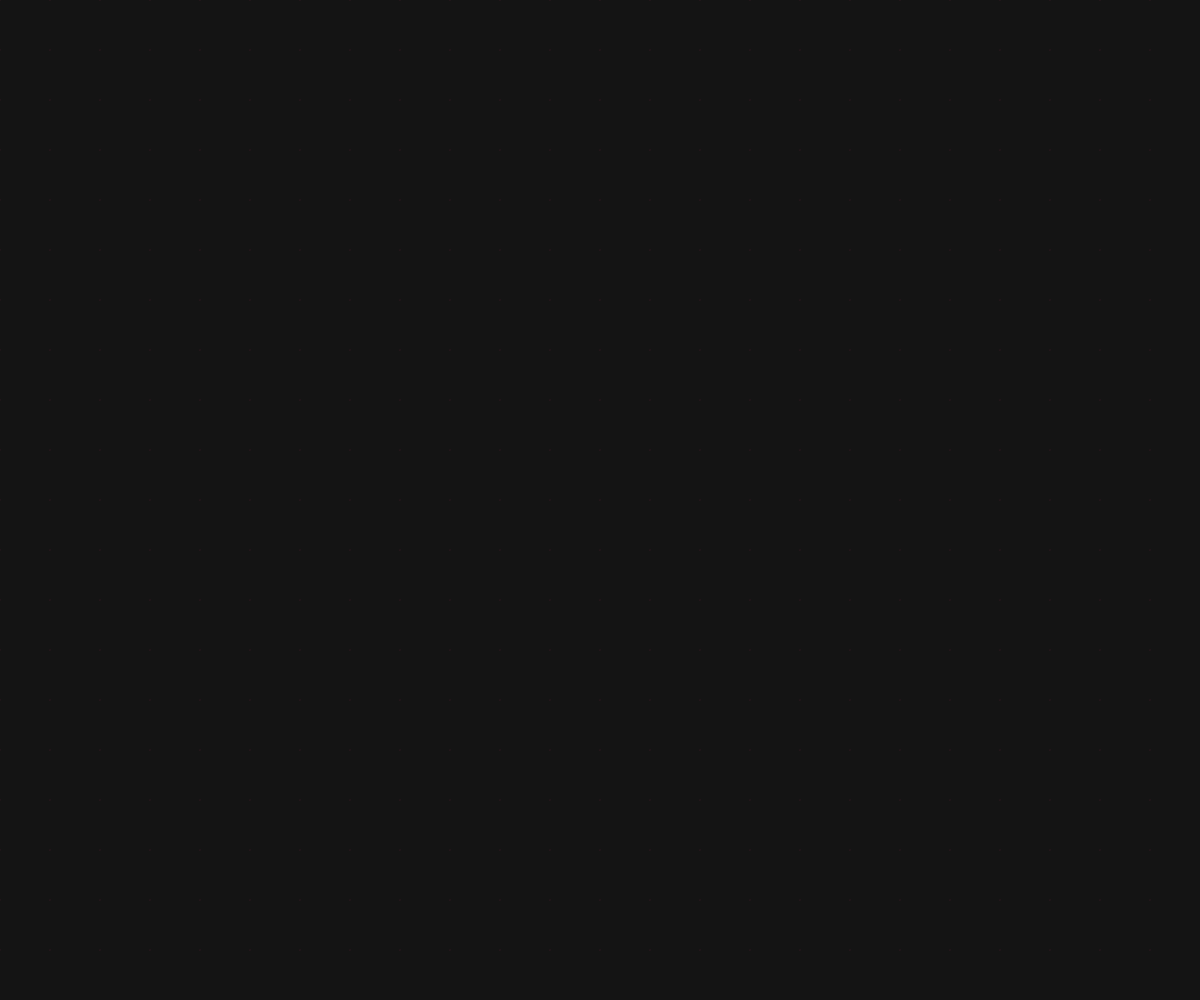
Frame 1 (no input)
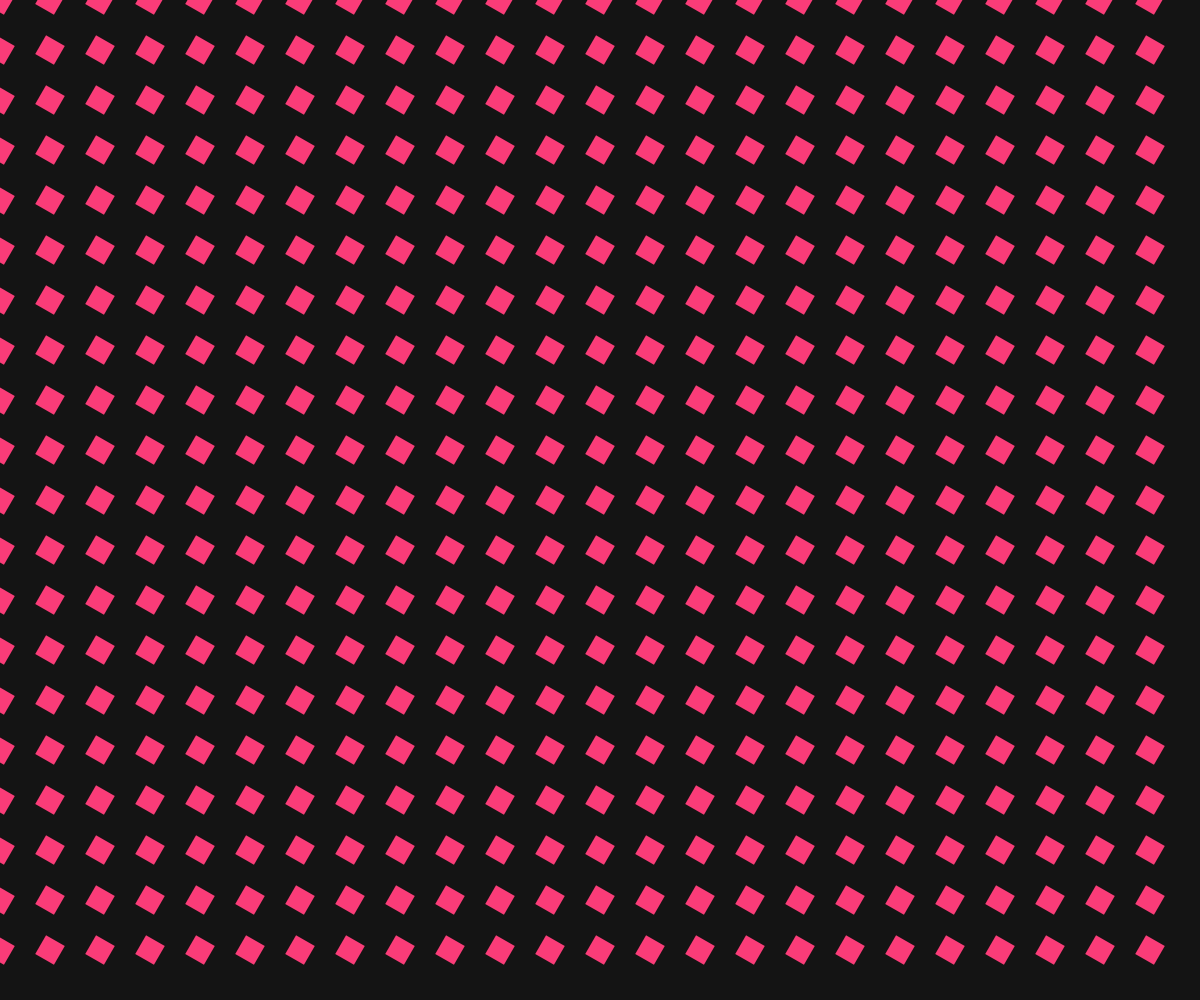
Frame 60 (no input)
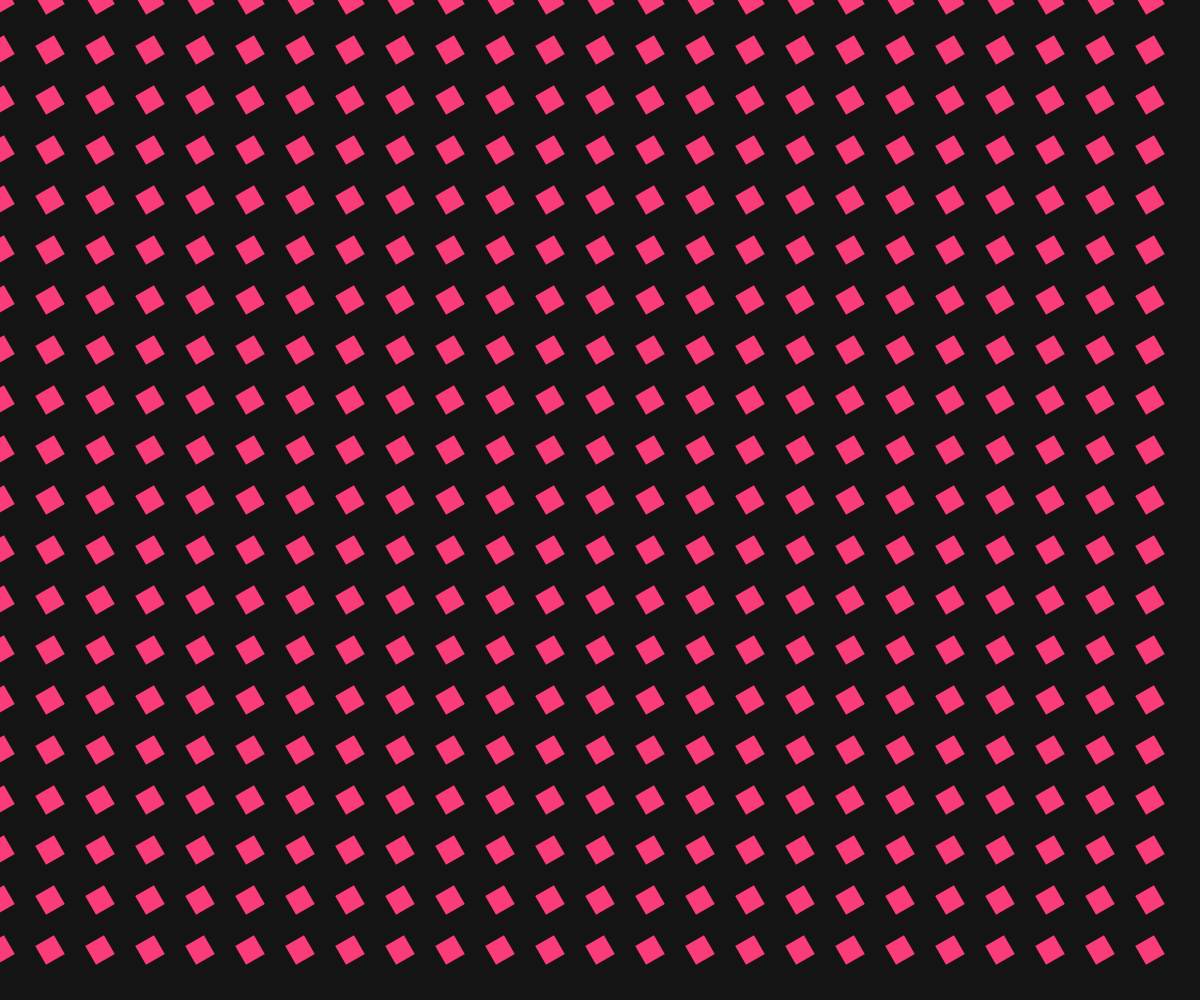
Frame 120 (the mouse pressed at the canvas centre since frame 60)

The p5.js sketch that drew these frames (run headless with seeded random() and noise() and a simulated clock; from frame 60 on, the mouse is pressed at the canvas centre):

// p5.js sketch
// ── sketch.js
let x=0, y=0, size = 50;
function setup() {
  // frameRate(5);
  createCanvas(innerWidth, innerHeight);
  rectMode(CENTER);
  angleMode(DEGREES);
}

function draw() {
  background(20);
  //create a grid of squares
  for(let i=0;i<width;i=i+size) {
    for(let j =0;j<height;j=j+size) {
      noStroke();
      fill(250,60,120);

      push();
      translate(i,j);
      rotate(frameCount*20);
      
      rect(0,0,size/2*sin(frameCount), size/2*sin(frameCount));
      pop();


    }
  }
}
